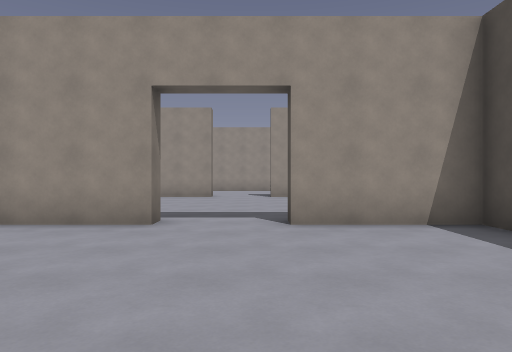
View 1 (above)

19 first-person views from a walk through a 3-D level made in the Godot game engine. The camera is 1.4 m above the floor, looks level and sees 70° across. The floor is counted in squares, 2 m on a side. Each view is taken from the middle of a square. On the plan, view 1 faces up. The plan holds only what a view shows up to about 11 squares ahead; the rest is blank. Characters and animated objects are left out.

View 2
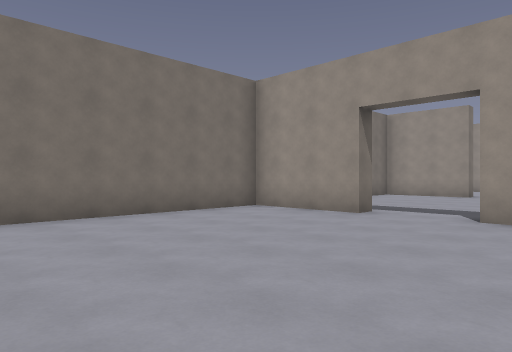

View 3
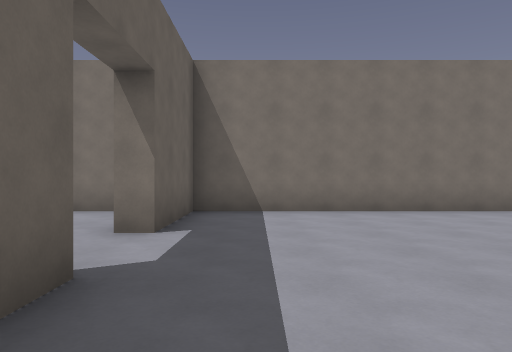

View 4
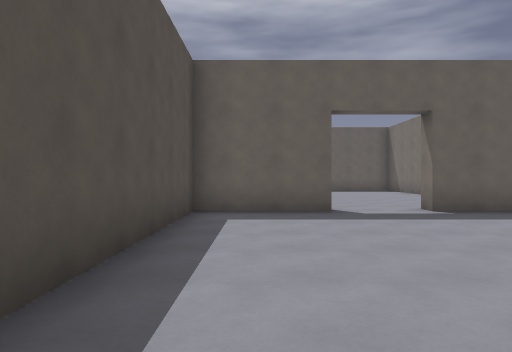

View 5
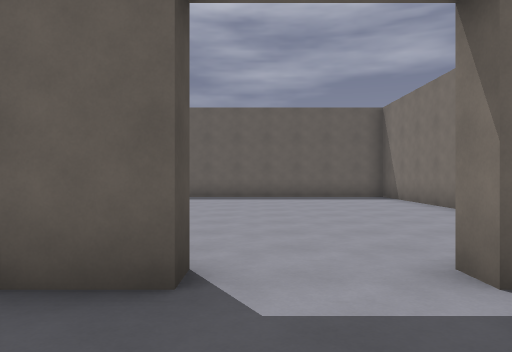

View 6
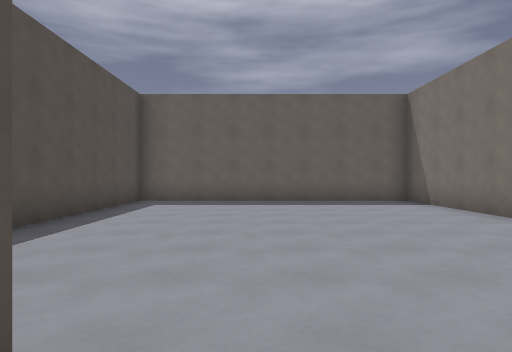

View 7
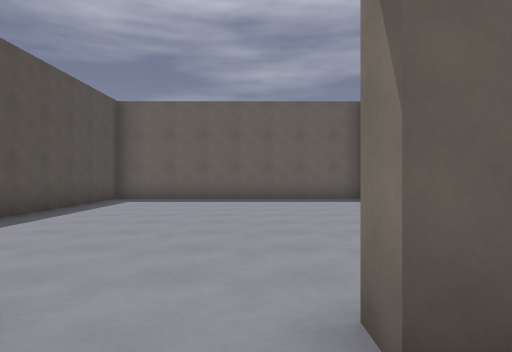

View 8
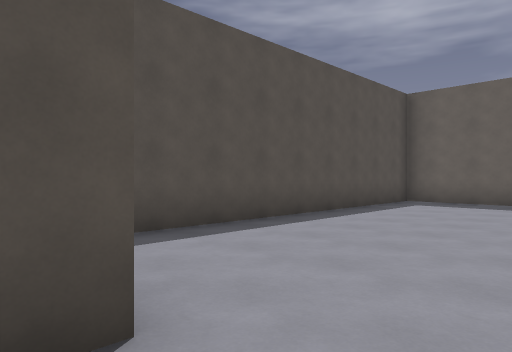

View 9
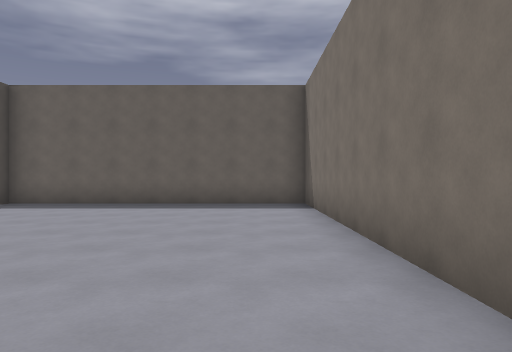

View 10
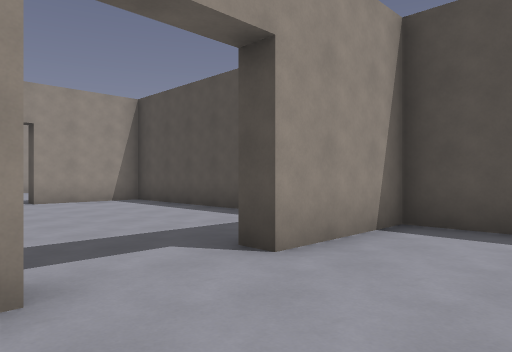

View 11
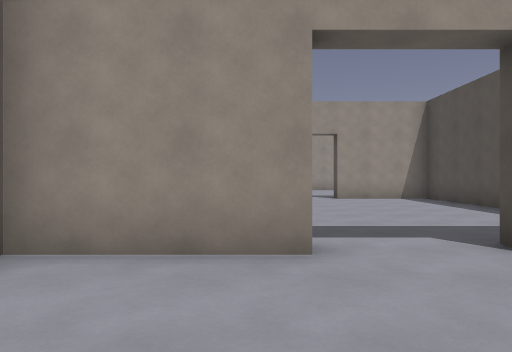

View 12
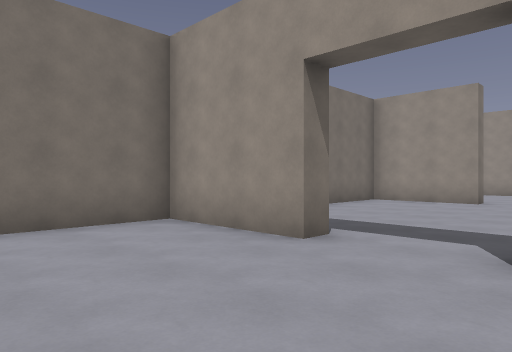

View 13
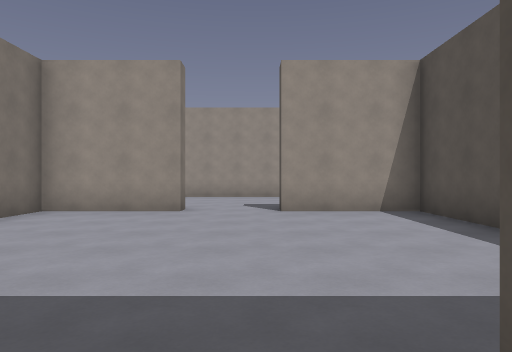

View 14
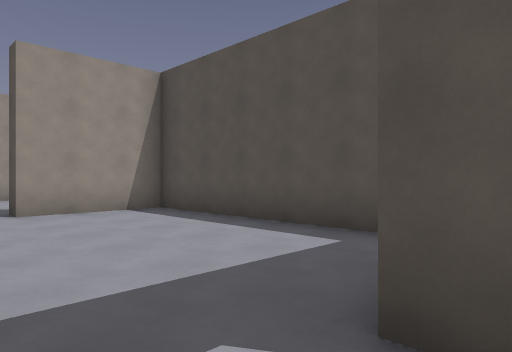

View 15
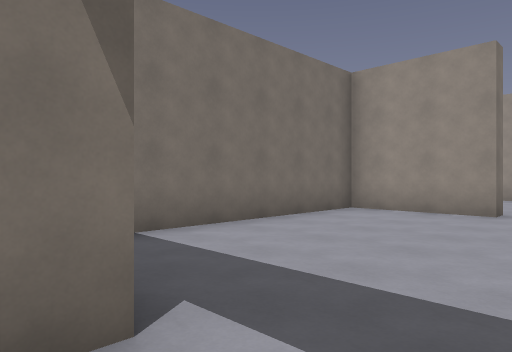

View 16
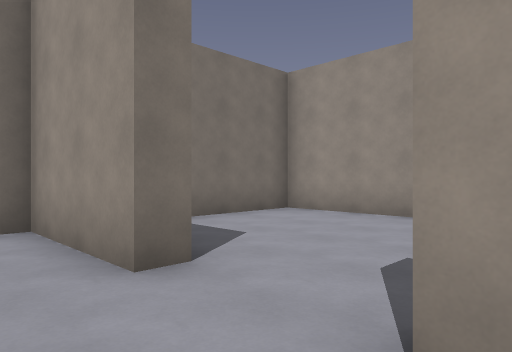

View 17
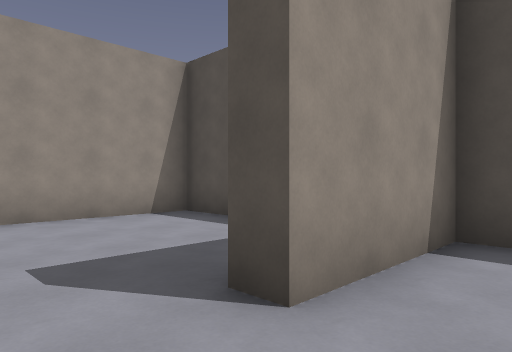

View 18
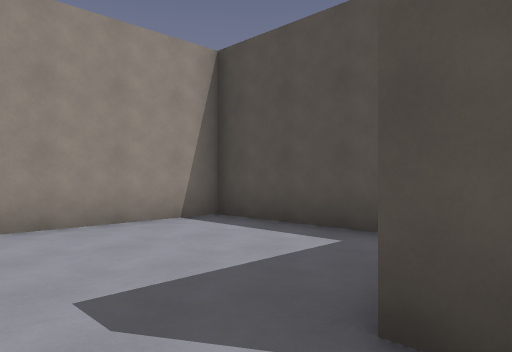

View 19
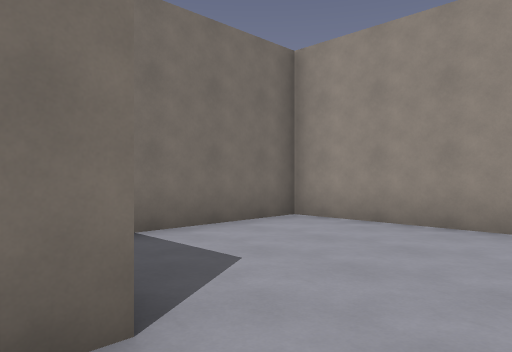

### Floor plan
Points are (right, up) in squares from view 1. A wall is a line through its corners. A room is listed if a view was taken in it or the views show most of it. See-through windows are left out.
Room 1 (views 1, 2, 3, 4, 5, 6, 7, 8, 12, 13, 14, 15)
walls: (-1.5, 5.8) (-1.5, 5.3) (-4.2, 5.3) (-4.2, -2.2) (-1.5, -2.2) (-1.5, -2.8); (0.5, -2.8) (0.5, -2.2) (3.3, -2.2) (3.3, 5.3) (0.5, 5.3)
ways out: opening at (-0.5, -2) to room 2; opening at (-0.5, 6) to room 3
Room 2 (views 9, 10, 11)
walls: (-1.5, -2.8) (-4.2, -2.8) (-4.2, -12.3) (3.3, -12.3) (3.3, -2.8) (0.5, -2.8)
ways out: opening at (-0.5, -2) to room 1
Room 3 (views 16, 17, 18, 19)
walls: (-1.5, 12.8) (-1.5, 12.3) (-4.2, 12.3) (-4.2, 7.1); (0.5, 5.3) (0.5, 5.8); (3.3, 7.1) (3.3, 12.3) (0.5, 12.3)
ways out: opening at (-0.5, 6) to room 1; opening at (-0.5, 13) to room 4
Room 4 (no view inside)
walls: (0.5, 12.3) (0.5, 12.8); (3.3, 14.1) (3.3, 17.2) (-4.2, 17.2) (-4.2, 14.1)
ways out: opening at (-0.5, 13) to room 3

Where each view was taken, in squares from view 1:
view 1: 0 up, 0 right, facing up
view 2: 1 down, 2 right, facing up-left
view 3: 1 down, 3 right, facing left
view 4: 5 up, 2 right, facing down
view 5: 0 up, 0 right, facing down
view 6: 2 down, 0 right, facing down
view 7: 1 down, 1 left, facing down
view 8: 2 down, 1 left, facing down-right
view 9: 3 down, 3 left, facing down
view 10: 5 down, 2 left, facing up-right
view 11: 6 down, 2 left, facing up
view 12: 2 up, 1 right, facing up-left
view 13: 5 up, 0 right, facing up
view 14: 5 up, 1 left, facing up-right
view 15: 5 up, 0 right, facing up-left
view 16: 11 up, 1 right, facing up-left
view 17: 11 up, 1 left, facing up-right
view 18: 12 up, 1 left, facing up-right
view 19: 12 up, 0 right, facing up-left
